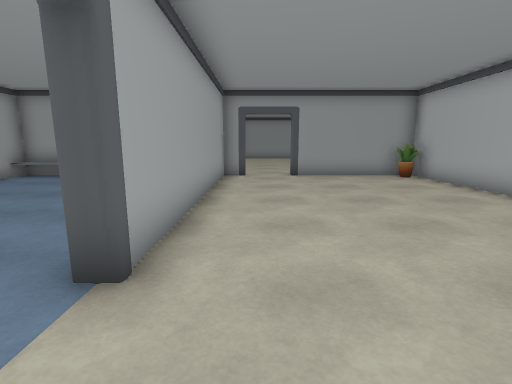
view 1 (above)

22 first-person views from a walk through a scene from a Unity 3-D project. The camera is 1.3 m above the floor, tilts 10° down and sees 85° across. The floor is counted in squares, 1 m on a side. Each view is taken from the middle of a square. On the plan, view 1 faces up. The plan holds only what a view shows up to about 13 squares ahead; the rest is blank. The player is left out. Door leaves are left out, so doorways stand open.

view 2
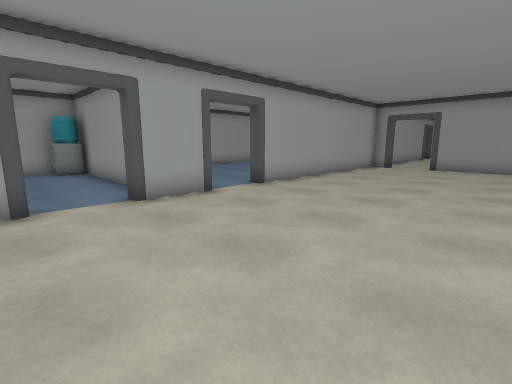

view 3
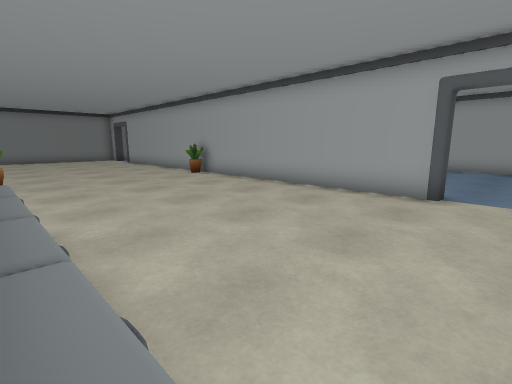

view 4
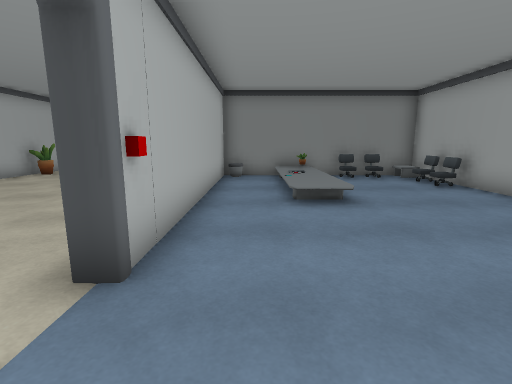

view 5
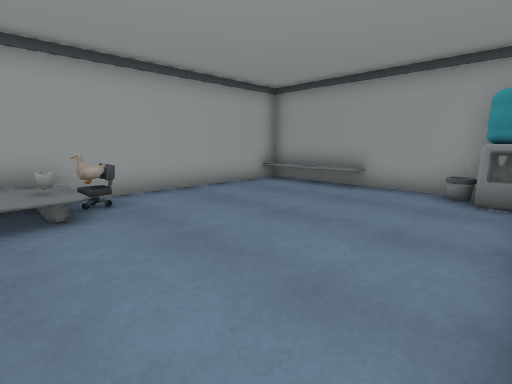

view 6
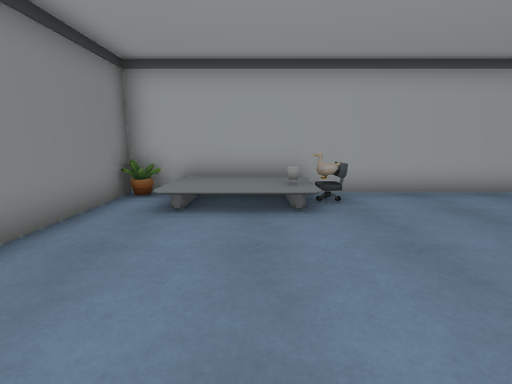

view 7
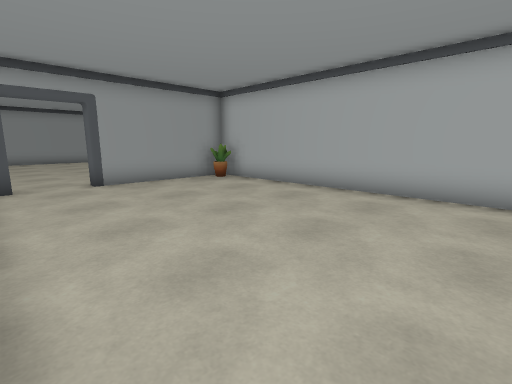

view 8
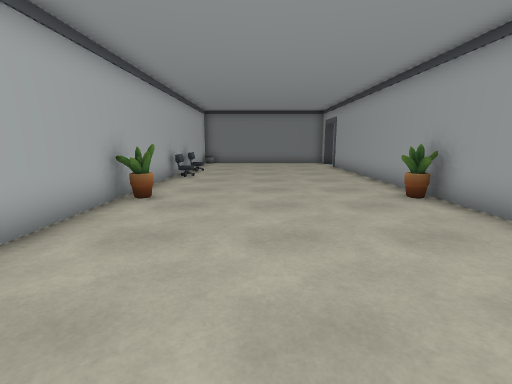

view 9
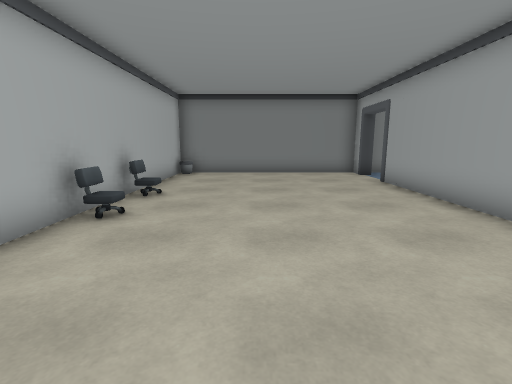

view 10
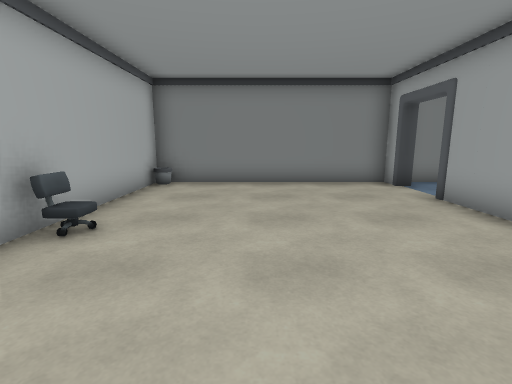

view 11
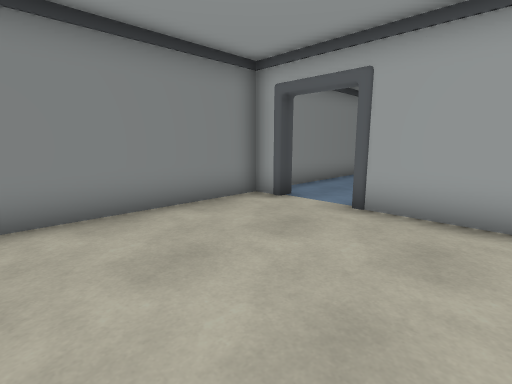

view 12
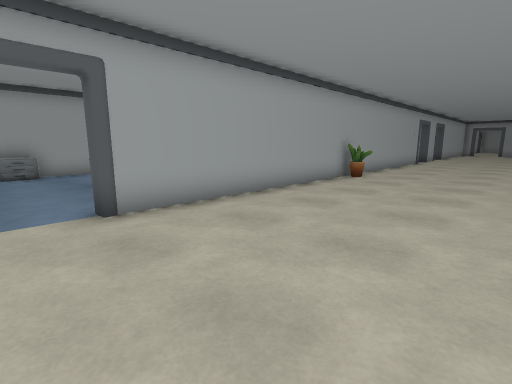

view 13
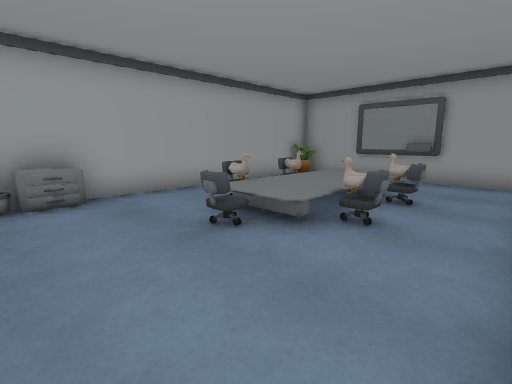

view 14
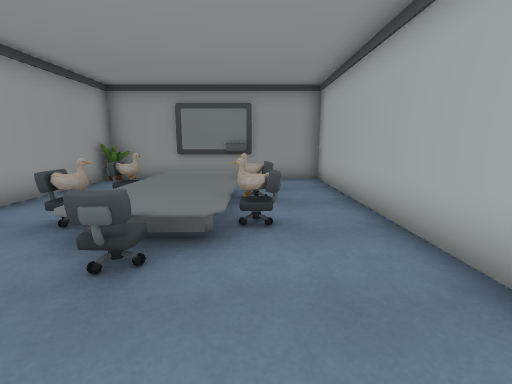

view 15
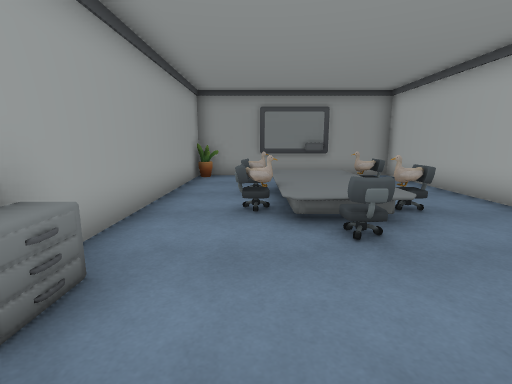

view 16
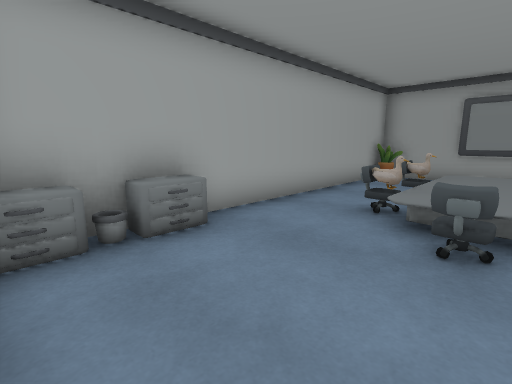

view 17
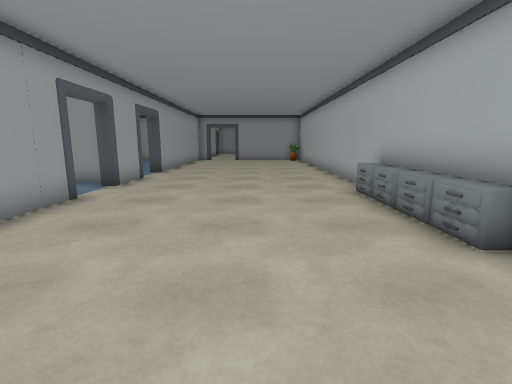

view 18
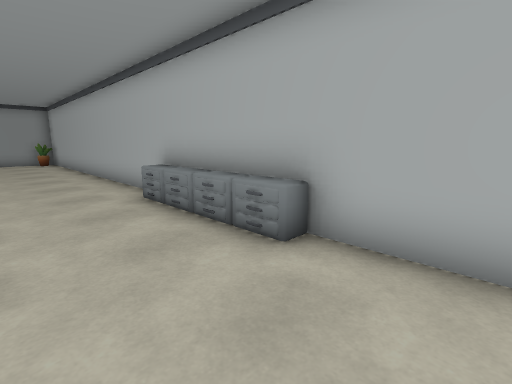

view 19
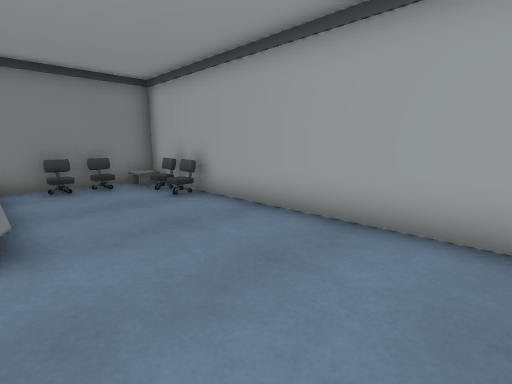

view 20
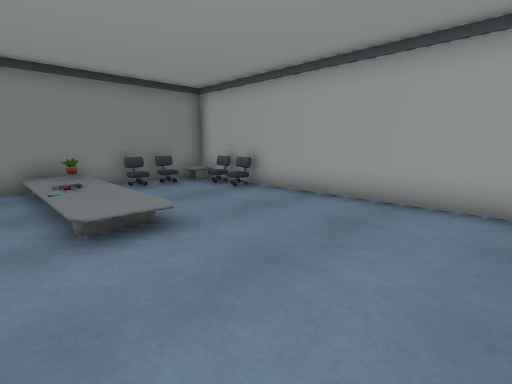

view 21
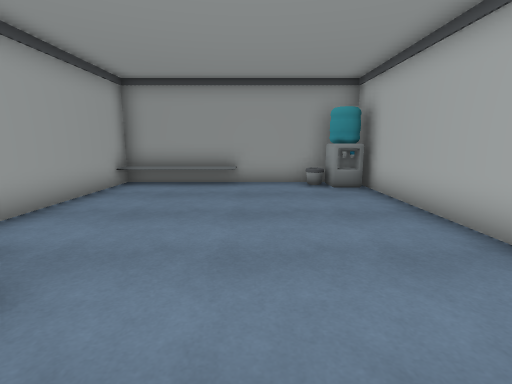

view 22
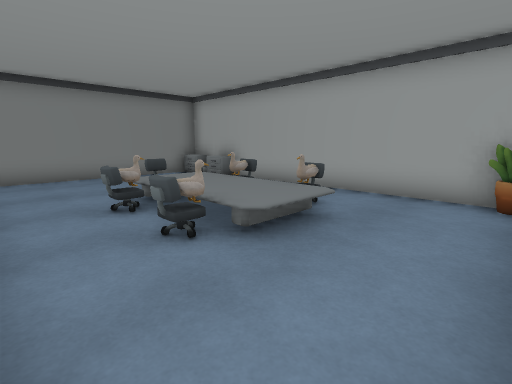

### Floor plan
Key: @ floor where view 1 was taken; # wall or solid block; . main floor; : floor 0.25 m higher than the main floor; + floor 0.5 m higher than the main floor; / step, stairs or slope; D open door; C cabinet; H chair; O other object.
Columns run from 10 left of view 1 to 7 right of it. Each row starts with its distance up from view 1.
 18           ..
 17           ...
 16           ...
 15           ...
 14           ...
 13           ...
 12 #### ###  ..####
 11 #++++..#ODD.....O
 10 #......OODD......#
  9 #........#.......#
  8 #........#.......#
  7 #........#.......#
  6 #........#.......#
  5 #.H......#.......#
  4 #/O/.....#.......#
  3 #++/.....#.......#
  2 #++/...DD........#
  1 #///.............#
  0  O.#######@......#
 -1  OO#.....#.......
 -2 ##......DD.......#
 -3 #.......DD......C
 -4 #........#......C
 -5 #........#......C
 -6 #........#......C
 -7 #....//..#......#
 -8 #..../:..#.......#
 -9  H.../:..#.......#
-10  H.../:..#.......#
-11  #.../:..#.......#
-12  #HH#O####......##
-13  O#.#O...O......O
-14 #........#.......#
-15 #.....O..#.......#
-16 #..H++H..#.......#
-17 #..H++...#......H#
-18 #..O++O..#.......#
-19 #..H++H..#......H#
-20 #...H....#.......#
-21 #......DD#.......#
-22  C.....DD........#
-23  #...............#
-24  C.......#......#
-25   ###############

Positions as (right, up) in squares from view 1, and headings:
1: (0, 0), facing up
2: (5, -4), facing up-left
3: (6, -2), facing down-left
4: (-3, -1), facing down
5: (-2, 3), facing up-left
6: (-2, 3), facing left
7: (-1, 2), facing up-right
8: (3, -6), facing down
9: (3, -12), facing down
10: (3, -15), facing down
11: (4, -19), facing down-left
12: (4, -23), facing up-left
13: (-2, -23), facing up-left
14: (-4, -23), facing up
15: (-7, -24), facing up
16: (-5, -24), facing up-left
17: (3, -10), facing up
18: (3, -9), facing up-right
19: (-5, -3), facing down-left
20: (-3, -3), facing down-left
21: (-5, 2), facing up
22: (-2, -13), facing down-left
